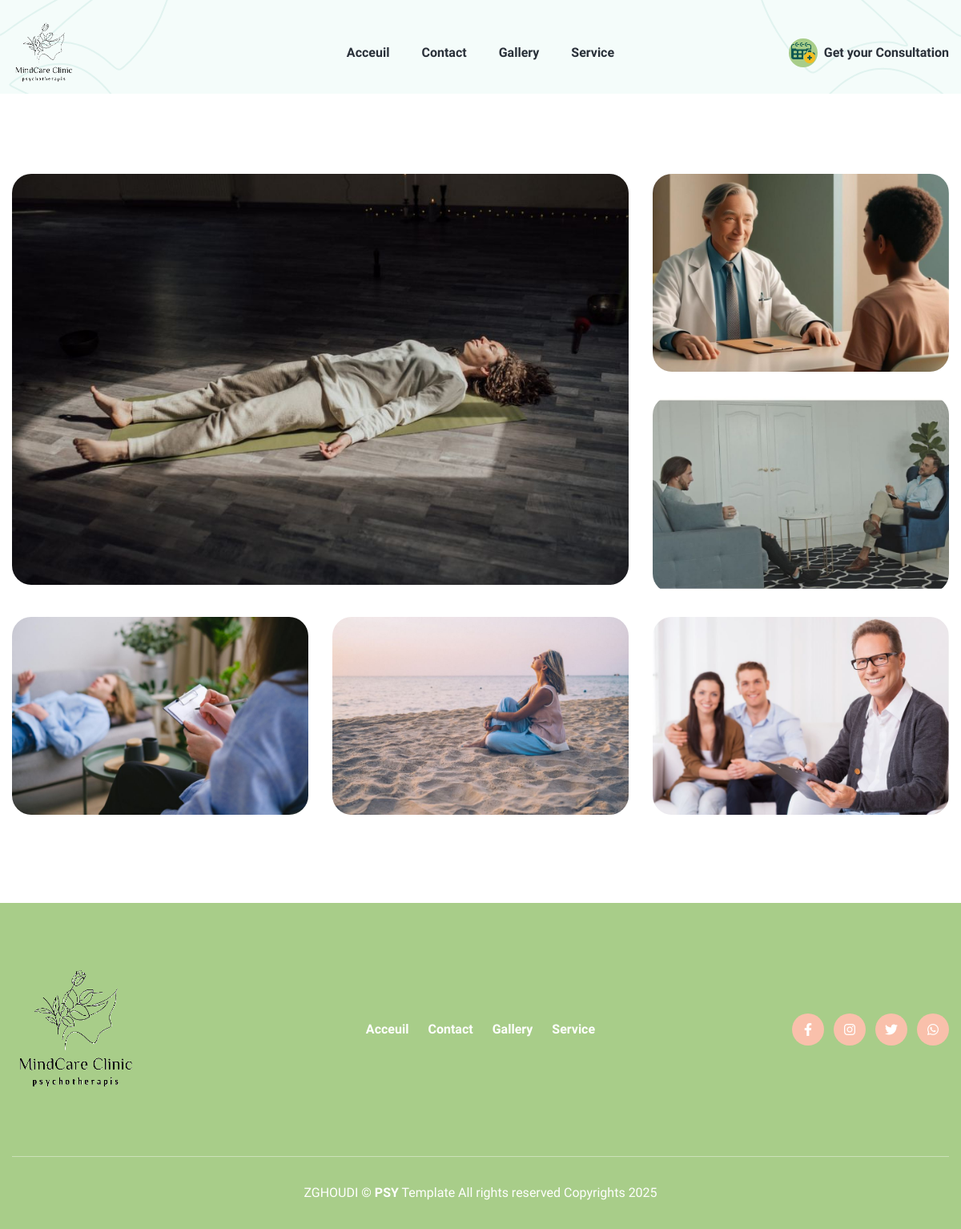
/gallery.php, run on the app's committed database.
### tables this page shows
CREATE TABLE `navbar` (
  `id` int(4) NOT NULL,
  `nav` varchar(30) NOT NULL,
  `refer` varchar(30) NOT NULL
);

### gallery.php (the view, shortened to what this page needs)
<!doctype html>
<html lang="en">
  <head>
    <link rel="stylesheet" type="text/css" href="assets/css/bootstrap.min.css">
    <link rel="stylesheet" type="text/css" href="assets/css/fontawesome.min.css">
    <link rel="stylesheet" type="text/css" href="assets/css/animate.min.css">
    <link rel="stylesheet" type="text/css" href="assets/css/cursor.min.css">
    <link rel="stylesheet" type="text/css" href="assets/css/slick.min.css">
    <link rel="stylesheet" type="text/css" href="assets/css/slick-theme.min.css">
    <link rel="stylesheet" type="text/css" href="assets/css/magnific-popup.min.css">
    <link rel="stylesheet" type="text/css" href="assets/css/odometer.min.css">
    <link rel="stylesheet" type="text/css" href="assets/css/style.css">
  </head>
  <body>
    <div class="page_wrapper">
      <header class="site_header">
        <div class="container">
          <div class="row align-items-center">
            <div class="col-lg-3 col-5">
              <div class="site_logo">
                <a class="site_link" href="index.php">
                  <img src="assets/images/site_logo/Logo.png" alt="Site Logo – Talking Minds – Psychotherapist Site Template" style="height: 5rem;">
                </a>
              </div>
            </div>
            <div class="col-lg-6 col-2">
              <nav class="main_menu navbar navbar-expand-lg">
                <div class="main_menu_inner collapse navbar-collapse justify-content-center" id="main_menu_dropdown">
                  <ul class="main_menu_list unordered_list">
                    <?php
                      include ('config.php');
                      $jibdata = "SELECT * FROM `navbar` ";
                      $dirlordre = mysqli_query($connexion,$jibdata);
                      while($starjdid = mysqli_fetch_array($dirlordre)){
                    ?>
                    <li class="anav">
                      <a class="nav-link" aria-current="page" href="<?php echo $starjdid['refer']?>"><?php echo $starjdid['nav']?></a>
                    </li>
                    <?php
                    }
                    ?>
                  </ul>
                </div>
              </nav>
            </div>
            <div class="col-lg-3 col-5">
              <ul class="header_btns_group unordered_list justify-content-end">
                <li>
                  <a class="btn_hotline" href="#">
                    <span class="btn_icon">
                      <i class="fa-solid "><img src="assets/images/calendrier.png" alt="calendrier" data-bs-toggle="modal" data-bs-target="#had-div" style="height: 2rem;" class="images"></i>
                    </span>
                    <span class="btn_text" data-bs-toggle="modal" data-bs-target="#had-div">Get your Consultation</span>
                  </a>
                </li>
              </ul>
            </div>
          </div>
        </div>
      </header>
      <main class="page_content">
        <section class="page_banner decoration_wrapper">
         <div class="container">
            <div class="row align-items-center">
              <div class="col-lg-6">
            </div>
          </div>
          <div class="decoration_item shape_leaf_1">
            <img src="assets/images/shapes/shape_leaf_left.svg" alt="Shape Leaf - Talking Minds - Psychotherapist Site Template">
          </div>
          <div class="decoration_item shape_leaf_2">
            <img src="assets/images/shapes/shape_leaf_right.svg" alt="Shape Leaf - Talking Minds - Psychotherapist Site Template">
          </div>
        </section>
        <div class="gallery_section section_space_lg">
          <div class="container">
            <div class="zoom-gallery row justify-content-center">
              <div class="col-lg-8">
                <a class="gallery_item popup_image" href="assets/images/gallery/5.jpg">
                  <img src="assets/images/gallery/5.jpg" alt="Talking Minds - Psychotherapist Site Template">
                </a>
              </div>
              <div class="col-lg-4">
                <div class="row">
                  <div class="col-lg-12 col-md-6 col-sm-6">
                    <a class="gallery_item popup_image" href="assets/images/gallery/8.jpg">
                      <img src="assets/images/gallery/8.jpg" alt="Talking Minds - Psychotherapist Site Template">
                    </a>
                  </div>
                  <div class="col-lg-12 col-md-6 col-sm-6">
                    <a class="gallery_item popup_image" href="assets/images/gallery/9.jpg">
                      <img src="assets/images/gallery/9.jpg" alt="Talking Minds - Psychotherapist Site Template">
                    </a>
                  </div>
                </div>
              </div>
              <div class="col-lg-4">
                <a class="gallery_item popup_image" href="assets/images/gallery/10.jpg">
                  <img src="assets/images/gallery/10.jpg" alt="Talking Minds - Psychotherapist Site Template">
                </a>
              </div>
              <div class="col-lg-4 col-md-6 col-sm-6">
                <a class="gallery_item popup_image" href="assets/images/gallery/11.jpg">
                  <img src="assets/images/gallery/11.jpg" alt="Talking Minds - Psychotherapist Site Template">
                </a>
              </div>
              <div class="col-lg-4 col-md-6 col-sm-6">
                <a class="gallery_item popup_image" href="assets/images/gallery/3.jpg">
                  <img src="assets/images/gallery/3.jpg" alt="Talking Minds - Psychotherapist Site Template">
                </a>
              </div>
            </div>
          </div>
        </div>
      </main>
      <footer class="site_footer bg_primary">
        <div class="container">
          <div class="site_footer_content">
            <div class="row align-items-center">
              <div class="col-lg-3">
                <div class="site_logo">
                  <a class="site_link" href="index.php">
                    <img src="assets/images/site_logo/Logo.png" style="height: 10rem;" alt="Site Logo – Talking Minds – Psychotherapist Site Template">
                  </a>
                </div>
              </div>
              <div class="col-lg-6">
                <ul class="info_list unordered_list justify-content-center">
                <?php
                      include ('config.php');
                      $jibdata = "SELECT * FROM `navbar` ";
                      $dirlordre = mysqli_query($connexion,$jibdata);
                      while($starjdid = mysqli_fetch_array($dirlordre)){
                    ?>
                    <li class="anav">
                      <a class="nav-link" aria-current="page" href="<?php echo $starjdid['refer']?>"><?php echo $starjdid['nav']?></a>
                    </li>
                    <?php
                    }
                    ?>
                </ul>
              </div>
              <div class="col-lg-3">
                <ul class="social_links unordered_list justify-content-center justify-content-lg-end">
                  <li><a href="#!"><i class="fa-brands fa-facebook-f"></i></a></li>
                  <li><a href="#!"><i class="fa-brands fa-instagram"></i></a></li>
                  <li><a href="#!"><i class="fa-brands fa-twitter"></i></a></li>
                  <li><a href="#!"><i class="fa-brands fa-whatsapp"></i></a></li>
                </ul>
              </div>
            </div>
          </div>
          <div class="copyright_widget text-center">
          <p class="copyright_text m-0">ZGHOUDI © <b>PSY</b> Template All rights reserved Copyrights 2025</p>          </div>
          </div>
        </div>
  </body>
</html>

### data on the page
navbar: nav "Acceuil"
navbar: nav "Contact"
navbar: nav "Gallery"
navbar: nav "Service"
